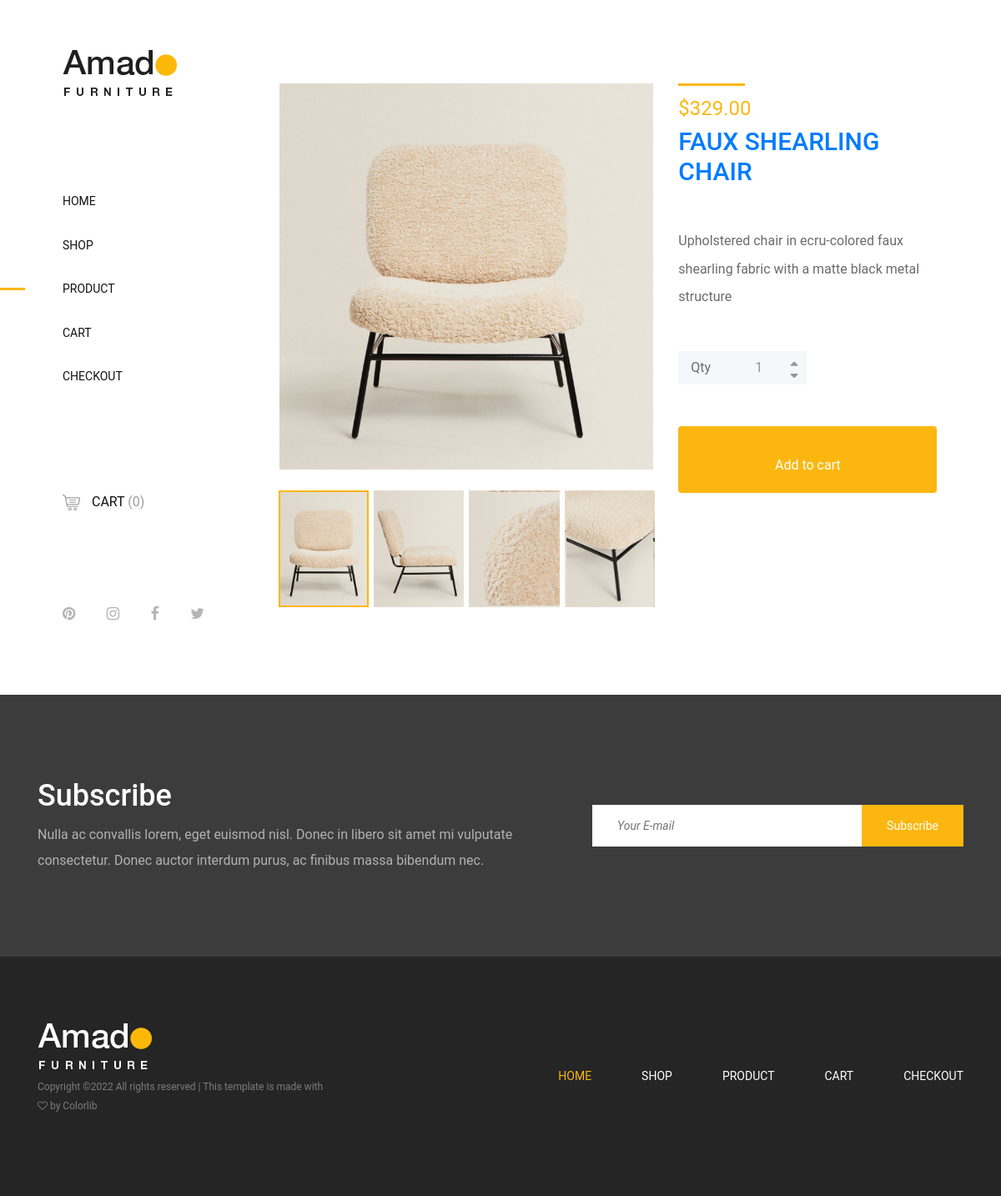
The app's page /product-details/ with its own data.
### amado/models.py (models this page shows, shortened)
class Product(models.Model):
    name = models.CharField(max_length=150)
    description = models.CharField(max_length=300)
    price = models.DecimalField(max_digits=20, decimal_places=2)
    image_one = models.ImageField(upload_to='static/product/')
    image_two = models.ImageField(upload_to='static/product/')
    image_three = models.ImageField(upload_to='static/product/')
    image_four = models.ImageField(upload_to='static/product/')
    category = models.ForeignKey(Category, on_delete=models.CASCADE)

### amado/views.py (the view)
# urls.py: path('product-details/', ProductDetailsView.as_view(), name='product-details'),
class ProductDetailsView(BaseView):
    template_name = 'product-details.html'
    def get_context_data(self, **kwargs):
        context = super().get_context_data()
        try:
            id = self.request.GET['id']
        except:
            id = 1
        context['product'] = Product.objects.filter(id=id)[0]
        return context

### amado/views.py (called while the page is built)
    def get_context_data(self, **kwargs):
        self.request.session[0] = 'barr'
        sessionid = self.request.COOKIES.get('sessionid')
        context = super().get_context_data(**kwargs)
        try:
            carts = CartDetails.objects.filter(cart_id=Cart.objects.get_or_create(guest_session_id=sessionid)[0].id)
            total = 0
            for cart in carts:
                total += cart.count * cart.product.price
            context['total'] = total
            context['carts'] = carts
        except:
            print('error')
        return context

### templates/product-details.html (shortened to what this page needs)
{% extends 'base.html' %}
{% block content %}
        <div class="single-product-area section-padding-100 clearfix">
            <div class="container-fluid">
                <div class="row">
                    <div class="col-12 col-lg-7">
                        <div class="single_product_thumb">
                            <div id="product_details_slider" class="carousel slide" data-ride="carousel">
                                <ol class="carousel-indicators">
                                    <li class="active" data-target="#product_details_slider" data-slide-to="0" style="background-image: url('/{{ product.image_one }}');">
                                    </li>
                                    <li data-target="#product_details_slider" data-slide-to="1" style="background-image: url('/{{ product.image_two }}');">
                                    </li>
                                    <li data-target="#product_details_slider" data-slide-to="2" style="background-image: url('/{{ product.image_three }}');">
                                    </li>
                                    <li data-target="#product_details_slider" data-slide-to="3" style="background-image: url('/{{ product.image_four }}');">
                                    </li>
                                </ol>
                                <div class="carousel-inner">
                                    <div class="carousel-item active">
                                        <a class="gallery_img" href="/{{ product.image_one }}">
                                            <img class="d-block w-100" src="/{{ product.image_one }}" alt="First slide">
                                        </a>
                                    </div>
                                </div>
                            </div>
                        </div>
                    </div>
                    <div class="col-12 col-lg-5">
                        <div class="single_product_desc">
                            <div class="product-meta-data">
                                <div class="line"></div>
                                <p class="product-price">${{ product.price }}</p>
                                <a href="product-details.html">
                                    <h6>{{ product.name }}</h6>
                                </a>
                            </div>
                            <div class="short_overview my-5">
                                <p>{{ product.description }}</p>
                            </div>
                            <div class="cart clearfix">
                                <div class="cart-btn d-flex mb-50">
                                    <p>Qty</p>
                                    <div class="quantity">
                                        <span class="qty-minus" onclick="var effect = document.getElementById('qty'); var qty = effect.value; if( !isNaN( qty ) &amp;&amp; qty &gt; 1 ) effect.value--;return false;"><i class="fa fa-caret-down" aria-hidden="true"></i></span>
                                        <input type="number" class="qty-text" id="qty" step="1" min="1" max="300" name="quantity" value="1">
                                        <span class="qty-plus" onclick="var effect = document.getElementById('qty'); var qty = effect.value; if( !isNaN( qty )) effect.value++;return false;"><i class="fa fa-caret-up" aria-hidden="true"></i></span>
                                    </div>
                                </div>
                                <button id="{{ product.id }}" name="addtocart" value="5" class="btn amado-btn addtocart">Add to cart</button>
                            </div>
                        </div>
                    </div>
                </div>
            </div>
        </div>
    </div>
{% endblock %}

### static/css/core-style.css (style rules this page uses)
* { margin: 0; padding: 0; }
body { font-family: "helveticaneuemedium"; font-size: 16px; }
h1, h2, h3, h4, h5, h6 { color: #242424; line-height: 1.3; font-weight: 400; }
p { color: #6d6d6d; font-size: 16px; line-height: 1.9; font-weight: 400; }
a { -webkit-transition: all 500ms ease 0s; transition: all 500ms ease 0s; text-decoration: none; outline: 0 solid transparent; color: #131212; font-weight: 400; font-size: 12px; }
ul, ol { margin: 0; }
ul li, ol li { list-style: none; }
img { height: auto; max-width: 100%; }
.mb-50 { margin-bottom: 50px !important; }
.section-padding-100 { padding-top: 100px; padding-bottom: 100px; }
.amado-btn { display: inline-block; min-width: 160px; height: 55px; color: #ffffff; border: none; border-radius: 0; padding: 0 7px; font-size: 18px; line-height: 56px; background-color: #fbb710; font-weight: 400; }
.main-content-wrapper .single-product-area { position: relative; z-index: 1; -webkit-box-flex: 0; -ms-flex: 0 0 calc(95% - 320px); flex: 0 0 calc(95% - 320px); width: calc(95% - 320px); max-width: calc(95% - 320px); }
.main-content-wrapper .single-product-area .single_product_thumb { position: relative; z-index: 1; margin-bottom: 170px; }
.main-content-wrapper .single-product-area .single_product_thumb .carousel-indicators { margin: 0 7.5px; bottom: -165px; }
.main-content-wrapper .single-product-area .single_product_thumb .carousel-indicators li { -webkit-box-flex: 0; -ms-flex: 0 0 25%; flex: 0 0 25%; width: 25%; min-width: 25%; height: 140px; background-position: center center; background-size: cover; border: 2px solid transparent; cursor: pointer; }
.main-content-wrapper .single-product-area .single_product_thumb .carousel-indicators li.active { border: 2px solid #fbb710; }
.main-content-wrapper .single-product-area .single_product_thumb .carousel-item a { cursor: zoom-in; }
.main-content-wrapper .single-product-area .single_product_desc { position: relative; z-index: 1; }
.main-content-wrapper .single-product-area .single_product_desc .product-meta-data .line { width: 80px; height: 3px; background-color: #fbb710; margin-bottom: 15px; display: block; }
.main-content-wrapper .single-product-area .single_product_desc .product-meta-data .product-price { font-size: 24px; font-weight: 400; color: #fbb710; line-height: 1; margin-bottom: 10px; }
.main-content-wrapper .single-product-area .single_product_desc .product-meta-data a { display: block; }
.main-content-wrapper .single-product-area .single_product_desc .product-meta-data a h6 { font-size: 30px; margin-bottom: 5px; }
.main-content-wrapper .single-product-area .single_product_desc .short_overview p { line-height: 2.1; color: #6b6b6b; }
.main-content-wrapper .single-product-area .single_product_desc .cart p { margin-bottom: 0; line-height: 40px; height: 40px; padding: 0 15px; background-color: #f5f7fa; }
.main-content-wrapper .single-product-area .single_product_desc .cart .quantity { position: relative; z-index: 1; }
.main-content-wrapper .single-product-area .single_product_desc .cart .quantity input { text-align: center; background-color: #f5f7fa; height: 40px; width: 100px; border: none; -moz-appearance: textfield; -webkit-appearance: textfield; appearance: textfield; color: #959595; }
.main-content-wrapper .single-product-area .single_product_desc .cart .quantity .qty-plus { position: absolute; right: 0; top: 0; line-height: 30px; width: 30px; text-align: center; height: 20px; cursor: pointer; color: #959595; }
.main-content-wrapper .single-product-area .single_product_desc .cart .quantity .qty-minus { position: absolute; top: 21px; right: 0; line-height: 1; width: 30px; height: 25px; text-align: center; cursor: pointer; color: #959595; }
.main-content-wrapper .single-product-area .single_product_desc .cart .amado-btn { width: 310px; height: 80px; line-height: 80px; }
.addtocart { cursor: pointer; }

### records on screen
Product: image_one (picture), image_two (picture), image_three (picture), image_four (picture), price "329.00", name "FAUX SHEARLING CHAIR", description "Upholstered chair in ecru-colored faux shearling fabric with a matte black metal structure"

### other values on screen
{{ carts|length }} "0"
